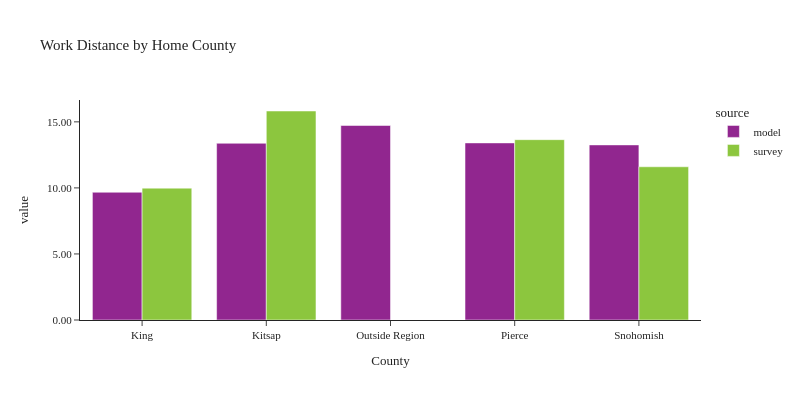

The code cell stored with this chart in its notebook:
### Code cell
plot_work_location(df_workers, 'CountyName_home', 'Home County', 'County')

### Figure 1 — Plotly figure (JSON) as saved in the notebook; plotly's stock layout.template omitted (floating-point values rounded to 4 significant figures)
{"data": [{"alignmentgroup": "True", "customdata": [[1259710], [120474], [1], [410777], [432097]], "hovertemplate": "source=model<br>CountyName_home=%{x}<br>value=%{y}<br>sample count=%{customdata[0]}<extra></extra>", "legendgroup": "model", "marker": {"color": "#91268F", "pattern": {"shape": ""}}, "name": "model", "offsetgroup": "model", "orientation": "v", "showlegend": true, "textposition": "auto", "type": "bar", "x": ["King", "Kitsap", "Outside Region", "Pierce", "Snohomish"], "xaxis": "x", "y": [9.671, 13.38, 14.72, 13.41, 13.25], "yaxis": "y"}, {"alignmentgroup": "True", "customdata": [[2119], [129], [295], [280]], "hovertemplate": "source=survey<br>CountyName_home=%{x}<br>value=%{y}<br>sample count=%{customdata[0]}<extra></extra>", "legendgroup": "survey", "marker": {"color": "#8CC63E", "pattern": {"shape": ""}}, "name": "survey", "offsetgroup": "survey", "orientation": "v", "showlegend": true, "textposition": "auto", "type": "bar", "x": ["King", "Kitsap", "Pierce", "Snohomish"], "xaxis": "x", "y": [9.982, 15.82, 13.65, 11.6], "yaxis": "y"}], "layout": {"barmode": "group", "font": {"size": 11}, "height": 400, "legend": {"title": {"text": "source"}, "tracegroupgap": 0}, "title": {"text": "Work Distance by Home County"}, "width": 800, "xaxis": {"anchor": "y", "domain": [0.0, 1.0], "title": {"text": "County"}}, "yaxis": {"anchor": "x", "domain": [0.0, 1.0], "tickformat": ".2f", "title": {"text": "value"}}}}
